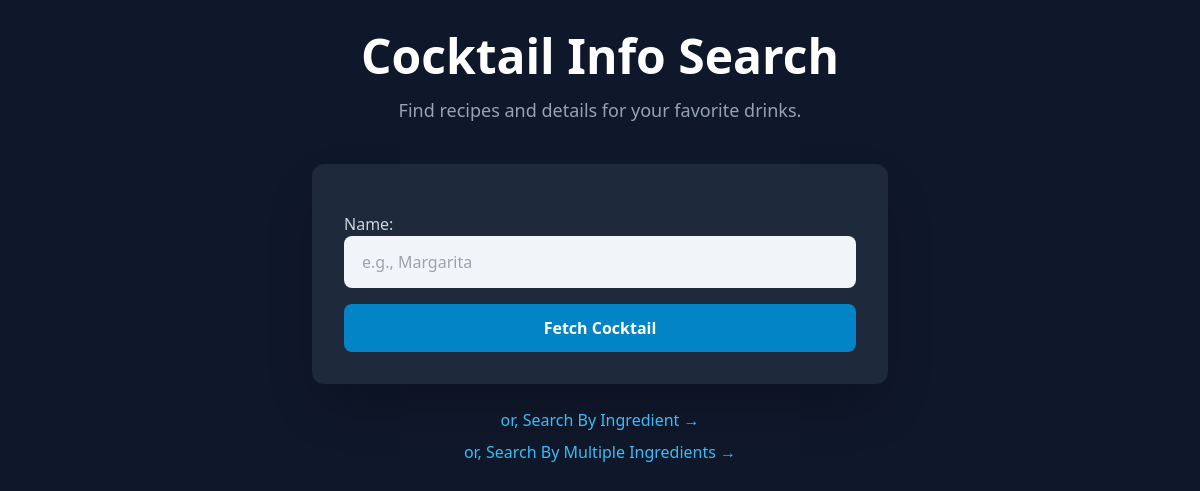
The app's page /cocktails/name, older data.
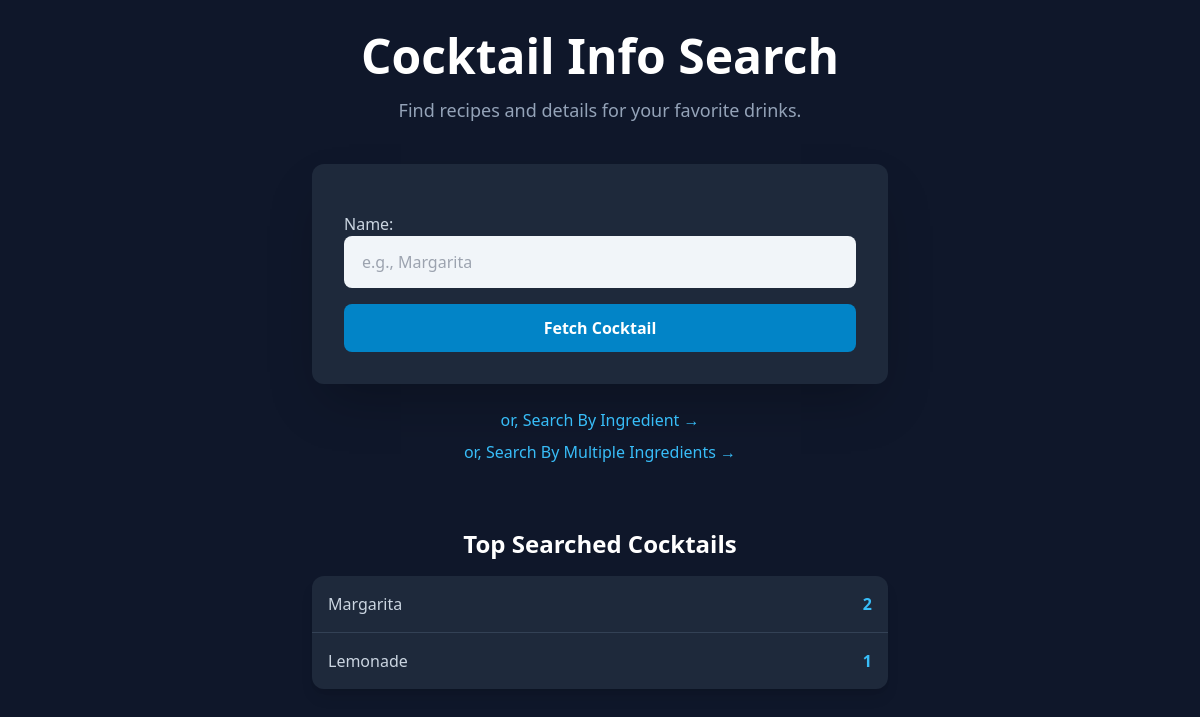
The same page, newer data.
### cocktails/models.py (models this page shows, shortened)
class CocktailSearch(models.Model):
    name = models.CharField(max_length=100, unique=True)
    search_count = models.IntegerField(default=0)

### cocktails/views.py (the view, shortened to what this page needs)
# urls.py: path('name', cocktail_list, name='cocktail_list'),
def cocktail_list(request):
    cocktails = None
    error_message = None
    form = CocktailForm()
    top_searches = CocktailSearch.objects.order_by('-search_count')
    context = {
        'form': form,
        'cocktails': cocktails,
        'error_message': error_message,
        'top_searches': top_searches
    }
    return render(request, "cocktails/index.html", context)

### cocktails/forms.py
class CocktailForm(forms.Form):
    name = forms.CharField(max_length=100, required=True,widget=forms.TextInput(attrs={
            'class': 'w-full px-4 py-3 bg-slate-100 border-2 border-transparent rounded-lg focus:outline-none focus:ring-2 text-black focus:ring-sky-500 focus:border-transparent',
            'placeholder': 'e.g., Margarita'
        }))

### cocktails/templates/cocktails/index.html (shortened to what this page needs)
<!DOCTYPE html>
<html lang="en">
<head>
    <script src="https://cdn.tailwindcss.com"></script>
</head>
<body class="bg-slate-900 text-slate-300 font-sans">
    <div class="container mx-auto p-4 sm:p-6 lg:p-8">
        <div class="text-center mb-10">
            <h1 class="text-4xl sm:text-5xl font-bold text-white mb-4">
                Cocktail Info Search
            </h1>
            <p class="text-lg text-slate-400">Find recipes and details for your favorite drinks.</p>
        </div>
        <div class="max-w-xl mx-auto mb-12">
            <div class="bg-slate-800 p-6 sm:p-8 rounded-xl shadow-2xl">
                <form method="post" class="space-y-4">
                    {{ form.as_p }}
                    <button type="submit" class="w-full bg-sky-600 hover:bg-sky-700 text-white font-bold py-3 px-4 rounded-lg focus:outline-none focus:ring-4 focus:ring-sky-400/50 transition-transform duration-300 ease-in-out hover:scale-105">
                        Fetch Cocktail
                    </button>
                </form>
            </div>
            <div class="text-center mt-6 space-y-2">
                <a href="{% url 'ing_list' %}" class="block text-sky-400 hover:text-sky-300 transition-colors">
                    or, Search By Ingredient &rarr;
                </a>
                <a href="{% url 'multiple_ingredients' %}" class="block text-sky-400 hover:text-sky-300 transition-colors">
                    or, Search By Multiple Ingredients &rarr;
                </a>
            </div>
        </div>
        {% if top_searches %}
        <div class="mt-16 max-w-xl mx-auto">
            <h2 class="text-2xl font-bold text-white mb-4 text-center">Top Searched Cocktails</h2>
            <ul class="bg-slate-800 rounded-xl shadow-lg divide-y divide-slate-700">
                {% for search in top_searches %}
                <li class="flex justify-between items-center p-4 hover:bg-slate-700/50 transition">
                    <span class="capitalize font-medium">{{ search.name }}</span>
                    <span class="text-sky-400 font-bold">{{ search.search_count }}</span>
                </li>
                {% empty %}
                <li class="p-4 text-slate-500">No searches yet</li>
                {% endfor %}
            </ul>
        </div>
        {% endif %}
    </div>
</body>
</html>

Row changes from the older to the newer data that the page shows:
added CocktailSearch: name "Margarita", search_count "2"
added CocktailSearch: name "Lemonade", search_count "1"
Text that changed along with them:
text now shown: "Top Searched Cocktails"
